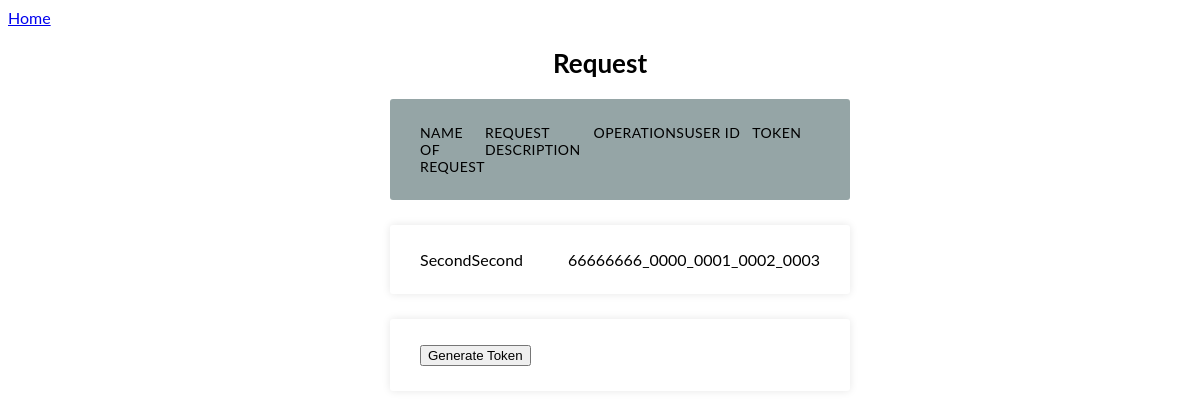
The page /request/5/ on the database its author committed.
### researcher_req/models.py (models this page shows, shortened)
class Request(models.Model):
    name = models.CharField(max_length=TITLE_LENGTH)
    description = models.CharField(max_length=DESCR_LENGTH)
    user_id = models.IntegerField(default=0)
    operations = models.ManyToManyField(Operation, through='Membership')
    token = models.CharField(max_length=TOKEN_LENGTH, default = 0)
    request_sent = models.DateTimeField('date sent', default = datetime(1900,1,1))
    class RequestStatus(models.TextChoices):
        NOTSENT = 'NOT SENT', _('Request has not been sent')
        SENT = 'SENT', _('Request has been sent')
        NOTREPLIED = 'NOT REPLIED', _('Request has not been replied')
        REPLIED = 'REPLIED', _('Request has been replied')
    status = models.CharField(
        max_length=15,
        choices=RequestStatus.choices,
        default=RequestStatus.NOTSENT,
    )
    def replied(self):
        self.status = self.RequestStatus.REPLIED

### researcher_req/views.py (the view)
# urls.py: path('<int:pk>/', views.RequestView.as_view(), name='request'),
class RequestView(generic.DetailView):
    model = Request
    template_name = 'researcher_req/request.html'

### researcher_req/templates/researcher_req/request.html (shortened to what this page needs)
{% load static %}
<!DOCTYPE html>
<html>
<head>
    <link rel="stylesheet" type="text/css" href="{% static 'researcher_req/style.css' %}">
</head>
<body>
    <div><a href="{% url 'researcher_req:index' %}">Home</a></div>
    <div class="container">
        <h2>Request</h2>
        <form action="{% url 'researcher_req:gentoken' %}" method="post">
            <ul class="responsive-table">
                <li class="table-header">
                    <div class="col col-1">Name of Request</div>
                    <div class="col col-2">Request Description</div>
                    <div class="col col-3">Operations</div>
                    <div class="col col-4">User id</div>
                    <div class="col col-4">Token</div>
                </li>
                <li class="table-row">
                    <div class="col col-1" data-label="Name">{{request.name }}</div>
                    <div class="col col-2" data-label="Description">{{ request.description }}</div>
                    <div class="col col-3" data-label="Operations">
                    </div>
                    <div class="col col-4" data-label="Userid">{{ request.user_id }}</div>
                    <div class="col col-5" data-label="Token">{{ request.token }}</div>
                </li>
                <li class="table-row">
                    <div class="col col-1" data-label="Submit"><input type="submit" value="Generate Token"></div>
                </li>
            </ul>
        </form>
    </div>
</body>
</html>

### researcher_req/static/researcher_req/style.css (style rules this page uses)
body { font-family: 'lato', sans-serif; }
.container { max-width: 500px; margin-left: auto; margin-right: auto; padding-left: 10px; padding-right: 10px; }
h2 { font-size: 26px; margin: 20px 0; text-align: center; }
.responsive-table li { border-radius: 3px; padding: 25px 30px; display: flex; justify-content: space-between; margin-bottom: 25px; }
.responsive-table .table-header { background-color: #95A5A6; font-size: 14px; text-transform: uppercase; letter-spacing: 0.03em; }
.responsive-table .table-row { background-color: #ffffff; box-shadow: 0px 0px 9px 0px rgba(0, 0, 0, 0.1); }
.responsive-table .col-1 { flex-basis: 10%; }
.responsive-table .col-2 { flex-basis: 40%; }
.responsive-table .col-3 { flex-basis: 25%; }
.responsive-table .col-4 { flex-basis: 25%; }

### rows shown on the page
Request: name "Second", description "Second", user_id "6666", token "6666_0000_0001_0002_0003"
